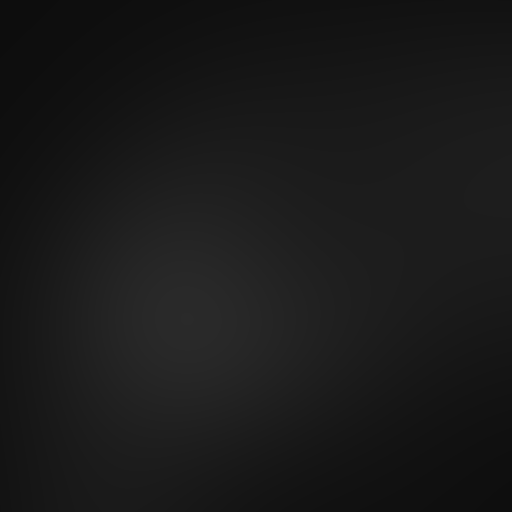
#> input picture Illumination/groups_6/Illumination_0026.png, 512 x 512 px
$ python IHC_histogram.py
#> lines starting #> are read from the running program, lines starting #| are printed output that depends on the picture
import os
import numpy as np
import matplotlib.pyplot as plt
import cv2

def compute_IHC(im_path):
#> called with im_path = 'illumination/groups_6'
    save_path = os.path.join('histogram/', im_path.split('/')[-1])
    print(im_path)
    all_hist = np.zeros(255)
    # mean_hist = np.zeros(255)
    im_num = 0
    # Compute the mean histogram
    for root, dirs, files in os.walk(im_path):
        for file in files:
            if not file.endswith('.png'):
                continue
            im_name = os.path.join(root, file)
            im = cv2.imread(im_name)
#> im is the input picture: shape (512, 512, 3); min 13, max 42, mean 25.3
            # calculate mean value from RGB channels and flatten to 1D array
            vals = im.mean(axis=2).flatten()
            # plot histogram with 255 bins
            cur_hist, bins, patches = plt.hist(vals, 255, [0, 255], color='navy')
#> cur_hist = 255 values, max 24056 at index 28, min 0 at index 0, mean 1028; bins = 256 values from 0 to 255; patches = 255 items
            # cur_hist, bins, patches = plt.hist(vals, 255)
            plt.xlabel("Illumination Level", fontsize=18, fontweight='bold', labelpad=0)
            plt.ylabel('Frequency', fontsize=18, fontweight='bold', labelpad=0)
            plt.xticks(size=18, fontweight='bold')
            plt.yticks(size=18, fontweight='bold')
            plt.savefig(file, dpi=200, bbox_inches='tight', pad_inches=0)  # dpi值为200
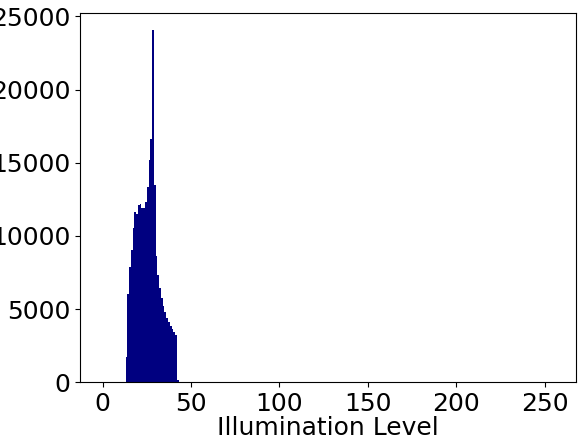
#> figure drawn by matplotlib, 1 panel; tallest bar 24056 high, from x = 28 to 29
            plt.show()

            all_hist = all_hist+cur_hist
#> all_hist has the same summary as cur_hist
            im_num = im_num+1
    mean_hist = all_hist/im_num
#> mean_hist has the same summary as cur_hist

    # Plot the mean illumination map
    x_axi=range(0, 255)
    plt.bar(x_axi, mean_hist, align="center", color='red')
    plt.xticks(size=18, fontweight='bold')
    plt.yticks(size=18, fontweight='bold')
    plt.xlabel("Illumination Level", fontsize=18, fontweight='bold', labelpad=0)
    plt.ylabel('Frequency', fontsize=18, fontweight='bold', labelpad=0)

    plt.savefig('mean.png', dpi=200, bbox_inches='tight', pad_inches=0)  # dpi值为200
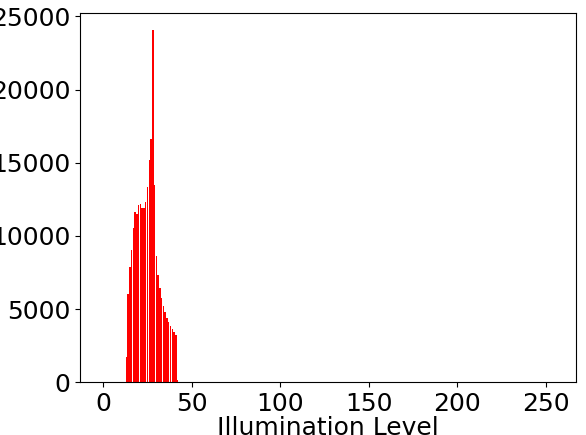
#> figure drawn by matplotlib, 1 panel; tallest bar 24056 high, from x = 27.6 to 28.4
    plt.show()

    # Compute the histogram discrepancies of each image and Sum them together
    sum_hist = np.zeros(255)
    for root, dirs, files in os.walk(im_path):
        for file in files:
            if not file.endswith('.png'):
                continue
            im_name = os.path.join(root, file)
            im = cv2.imread(im_name)
            height, width = im.shape[:2]
#> height = 512; width = 512
            # calculate mean value from RGB channels and flatten to 1D array
            vals = im.mean(axis=2).flatten()
            # plot histogram with 255 bins
            cur_hist, bins, patches = plt.hist(vals, 255, [0, 255], color='navy')
            # cur_hist, bins, patches = plt.hist(vals, 255)

            # cur_hist, bins, patches = plt.hist(vals, 255)
            # discrepancy_hist = abs(cur_hist-mean_hist)
            discrepancy_hist = abs(cur_hist-mean_hist)
#> discrepancy_hist = 255 values from 0 to 0
            # print(cur_hist)
            # print('Sum_cur_hist:' + str(sum(cur_hist)))
            # print('Sum_discrepancy:' + str(sum(discrepancy_hist)))
            sum_hist = sum_hist+discrepancy_hist
#> sum_hist = 255 values from 0 to 0
            # print('Sum_discrepancys:' + str(sum(sum_hist)))

    # Normalize the histogram discrepancies
    sum_hist_value=sum(sum_hist)
#> sum_hist_value = 0
    IHD=sum_hist_value/(im_num*512*512)
#> IHD = 0
    print(im_path + ' IHD: '+ str(IHD))
#| illumination/groups_6 IHD: 0.0

    IHC=1-IHD
#> IHC = 1
    print(im_path + ' IHC: '+ str(IHC))
#| illumination/groups_6 IHC: 1.0

# im_paths=['demo', 'groups_0', 'groups_1', 'groups_2', 'groups_3', 'groups_4', 'groups_5', 'groups_6', 'groups_7', 'groups_8', 'groups_9', 'groups_10']
im_paths=['groups_6']

root='illumination'

for im_path in im_paths:
    im_path = os.path.join(root, im_path)
    compute_IHC(im_path)
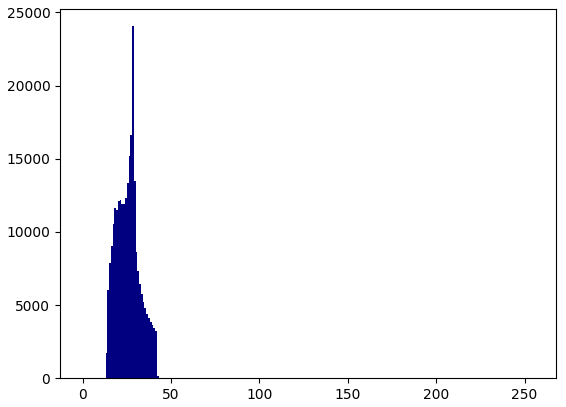
#> figure drawn by matplotlib, 1 panel; tallest bar 24056 high, from x = 28 to 29
